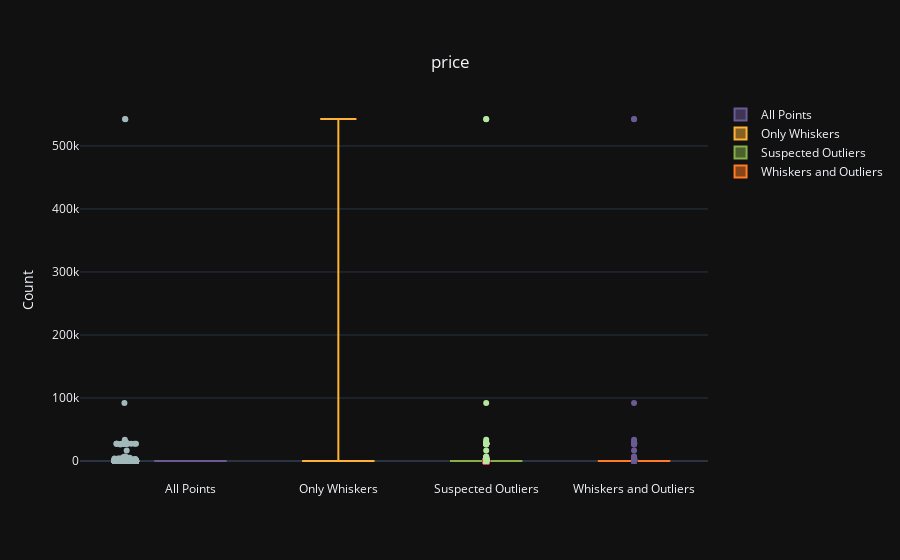

Notebook source saved alongside this figure:
### Code cell
detect_outliers(df, "price")

### Figure 1 — Plotly figure (JSON) as saved in the notebook; plotly's stock layout.template omitted (floating-point values rounded to 4 significant figures; data arrays with more than 128 entries replaced by an {"elided": "..."} marker saying what was removed)
{"data": [{"boxpoints": "all", "jitter": 0.3, "line": {"color": "#6b5b95"}, "marker": {"color": "#a2b9bc"}, "name": "All Points", "pointpos": -1.8, "type": "box", "y": {"elided": "9619 float values"}}, {"boxpoints": false, "line": {"color": "#feb236"}, "marker": {"color": "#b2ad7f"}, "name": "Only Whiskers", "type": "box", "y": {"elided": "9619 float values"}}, {"boxpoints": "suspectedoutliers", "line": {"color": "#86af49"}, "marker": {"color": "#b5e7a0", "line": {"outliercolor": "#d64161", "outlierwidth": 2}, "outliercolor": "#878f99"}, "name": "Suspected Outliers", "type": "box", "y": {"elided": "9619 float values"}}, {"boxpoints": "outliers", "line": {"color": "#ff7b25"}, "marker": {"color": "#6b5b95"}, "name": "Whiskers and Outliers", "type": "box", "y": {"elided": "9619 float values"}}], "layout": {"autosize": true, "barmode": "overlay", "title": {"text": "price", "x": 0.5, "xanchor": "center", "y": 0.9, "yanchor": "top"}, "xaxis": {"autorange": true, "range": [-0.7423, 3.5], "type": "category"}, "yaxis": {"autorange": true, "range": [-30150.0, 572900.0], "title": {"text": "Count"}, "type": "linear"}}}
